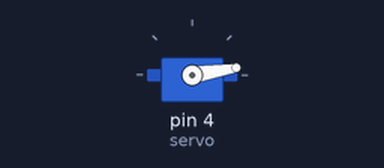
Bench run of a sketch on a simulated Arduino Uno, built with avr-gcc and run on an emulated ATmega328P. Shown: servo. What the sketch prints to the serial monitor is not drawn.

Above: at 0.05 s.
At 1.1 s:
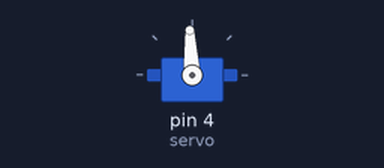
At 2.15 s:
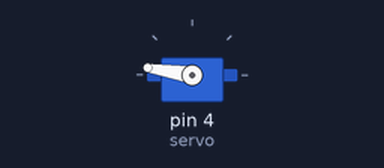
At 4.3 s:
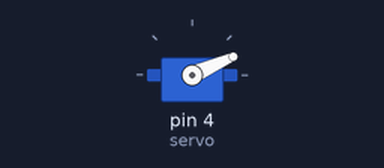
Timing chart, 0 to 6.1 s (numbered marks = the images above):
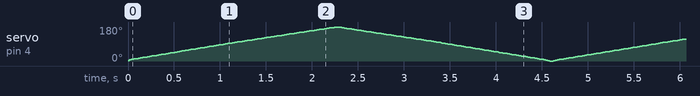

The sketch:

sketch.ino
```cpp
#include <Servo.h>

#define ANGLE_OFFSET 1

Servo servo;

void setup()
{
    Serial.begin(9600);
    servo.attach(4);
}

void loop()
{
    static int angle;
    static int offset = ANGLE_OFFSET;
    angle += offset;
    if (angle > 180) {
        angle  = 180;
        offset = -offset;
    }
    if (angle < 0) {
        angle  = 0;
        offset = -offset;
    }

    Serial.print("servo : ");
    Serial.println(angle);
    servo.write(angle);
}
```
